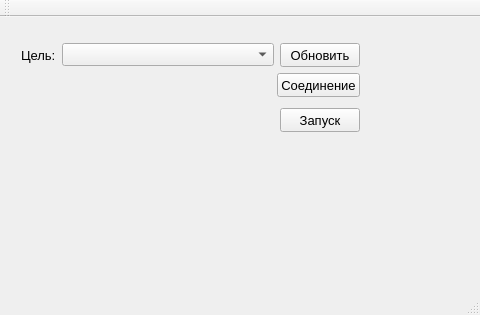
<?xml version="1.0" encoding="UTF-8"?>
<ui version="4.0">
 <class>StartWindow</class>
 <widget class="QMainWindow" name="StartWindow">
  <property name="geometry">
   <rect>
    <x>0</x>
    <y>0</y>
    <width>480</width>
    <height>315</height>
   </rect>
  </property>
  <property name="font">
   <font>
    <pointsize>10</pointsize>
   </font>
  </property>
  <property name="windowTitle">
   <string>StartWindow</string>
  </property>
  <widget class="QWidget" name="centralWidget">
   <widget class="QWidget" name="layoutWidget">
    <property name="geometry">
     <rect>
      <x>10</x>
      <y>10</y>
      <width>361</width>
      <height>121</height>
     </rect>
    </property>
    <layout class="QVBoxLayout" name="verticalLayout_2">
     <item>
      <layout class="QVBoxLayout" name="verticalLayout">
       <item>
        <layout class="QHBoxLayout" name="horizontalLayout">
         <item>
          <widget class="QLabel" name="label_target">
           <property name="font">
            <font>
             <pointsize>10</pointsize>
            </font>
           </property>
           <property name="text">
            <string>Цель:</string>
           </property>
          </widget>
         </item>
         <item>
          <widget class="QComboBox" name="comboBox_target">
           <property name="sizePolicy">
            <sizepolicy hsizetype="Expanding" vsizetype="Fixed">
             <horstretch>0</horstretch>
             <verstretch>0</verstretch>
            </sizepolicy>
           </property>
          </widget>
         </item>
         <item>
          <widget class="QPushButton" name="pushButton_refresh">
           <property name="minimumSize">
            <size>
             <width>0</width>
             <height>24</height>
            </size>
           </property>
           <property name="maximumSize">
            <size>
             <width>16777215</width>
             <height>24</height>
            </size>
           </property>
           <property name="text">
            <string>Обновить</string>
           </property>
          </widget>
         </item>
        </layout>
       </item>
       <item>
        <layout class="QHBoxLayout" name="horizontalLayout_2">
         <item>
          <widget class="QLabel" name="label_conect">
           <property name="sizePolicy">
            <sizepolicy hsizetype="Expanding" vsizetype="Preferred">
             <horstretch>0</horstretch>
             <verstretch>0</verstretch>
            </sizepolicy>
           </property>
           <property name="text">
            <string/>
           </property>
          </widget>
         </item>
         <item>
          <widget class="QPushButton" name="pushButton_conect">
           <property name="minimumSize">
            <size>
             <width>0</width>
             <height>24</height>
            </size>
           </property>
           <property name="maximumSize">
            <size>
             <width>16777215</width>
             <height>24</height>
            </size>
           </property>
           <property name="text">
            <string>Соединение</string>
           </property>
          </widget>
         </item>
        </layout>
       </item>
      </layout>
     </item>
     <item>
      <layout class="QHBoxLayout" name="horizontalLayout_3">
       <item>
        <spacer name="horizontalSpacer">
         <property name="orientation">
          <enum>Qt::Horizontal</enum>
         </property>
         <property name="sizeHint" stdset="0">
          <size>
           <width>40</width>
           <height>20</height>
          </size>
         </property>
        </spacer>
       </item>
       <item>
        <widget class="QPushButton" name="pushButton_work">
         <property name="minimumSize">
          <size>
           <width>0</width>
           <height>24</height>
          </size>
         </property>
         <property name="maximumSize">
          <size>
           <width>16777215</width>
           <height>24</height>
          </size>
         </property>
         <property name="text">
          <string>Запуск</string>
         </property>
        </widget>
       </item>
      </layout>
     </item>
    </layout>
   </widget>
  </widget>
  <widget class="QMenuBar" name="menuBar">
   <property name="geometry">
    <rect>
     <x>0</x>
     <y>0</y>
     <width>480</width>
     <height>20</height>
    </rect>
   </property>
  </widget>
  <widget class="QToolBar" name="mainToolBar">
   <attribute name="toolBarArea">
    <enum>TopToolBarArea</enum>
   </attribute>
   <attribute name="toolBarBreak">
    <bool>false</bool>
   </attribute>
  </widget>
  <widget class="QStatusBar" name="statusBar"/>
 </widget>
 <layoutdefault spacing="6" margin="11"/>
 <resources/>
 <connections>
  <connection>
   <sender>comboBox_target</sender>
   <signal>currentIndexChanged(QString)</signal>
   <receiver>label_conect</receiver>
   <slot>setText(QString)</slot>
   <hints>
    <hint type="sourcelabel">
     <x>167</x>
     <y>61</y>
    </hint>
    <hint type="destinationlabel">
     <x>147</x>
     <y>93</y>
    </hint>
   </hints>
  </connection>
 </connections>
</ui>
